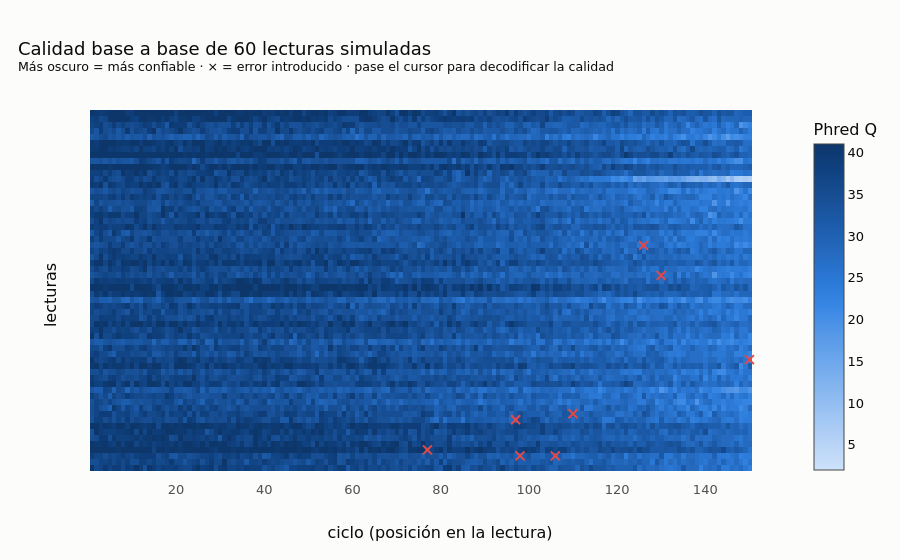

Write notebook code for a chart like this one.
### Markdown cell above
🔎 **Qué observamos.** Los puntos caen sobre la diagonal: una lectura con EE = 2 tiene, en promedio, 2 errores. En
datos reales esto sólo es cierto si el secuenciador está **bien calibrado**; herramientas como GATK *BQSR*
recalibran las calidades justamente porque a veces no lo están.

### 🔍 Explorador interactivo de calidades

Cada fila es una lectura y cada columna un ciclo. Pase el cursor: verá la base, el carácter ASCII guardado en el
archivo, la calidad Phred y la probabilidad de error. Las cruces marcan los **errores reales** que introdujimos:
fíjese en que se concentran en las zonas claras (baja calidad).

### Code cell
n_show = 60
Qs = Q[:n_show]
chars = np.vectorize(phred_to_char)(Qs)
custom = np.dstack([reads[:n_show], chars, np.round(10 ** (-Qs / 10), 5).astype(str)])
seq_scale = [[i / (len(ec.SEQ_BLUE) - 1), c] for i, c in enumerate(ec.SEQ_BLUE)]
fig = go.Figure(go.Heatmap(
    z=Qs, x=np.arange(1, READ_LEN + 1), y=[f"read_{i:04d}" for i in range(n_show)],
    colorscale=seq_scale, zmin=2, zmax=41, customdata=custom,
    colorbar=dict(title="Phred Q"),
    hovertemplate="%{y} · ciclo %{x}<br>base: <b>%{customdata[0]}</b> · carácter: <b>%{customdata[1]}</b>"
                  "<br>Q = %{z} → P(error) = %{customdata[2]}<extra></extra>"))
ei, ej = np.nonzero(is_err[:n_show])
fig.add_trace(go.Scatter(x=ej + 1, y=[f"read_{i:04d}" for i in ei], mode="markers", name="error real",
                         marker=dict(symbol="x-thin", size=9, line=dict(width=2, color=ec.RED)),
                         hovertemplate="error real en %{y}, ciclo %{x}<extra></extra>"))
fig.update_layout(
    title=dict(text="Calidad base a base de 60 lecturas simuladas"
                    "<br><sup>Más oscuro = más confiable · × = error introducido · pase el cursor para decodificar la calidad</sup>"),
    height=560, margin=dict(t=110, l=90), xaxis_title="ciclo (posición en la lectura)",
    yaxis=dict(autorange="reversed", showticklabels=False, showgrid=False, title="lecturas"),
    legend=dict(orientation="h", yanchor="bottom", y=1.01, x=1, xanchor="right"))
fig.show()

### Figure 1 — Plotly figure (JSON) as saved in the notebook; plotly's stock layout.template omitted (floating-point values rounded to 4 significant figures; data arrays with more than 128 entries replaced by an {"elided": "..."} marker saying what was removed)
{"data": [{"colorbar": {"title": {"text": "Phred Q"}}, "colorscale": [[0.0, "#cde2fb"], [0.08333, "#b7d3f6"], [0.1667, "#9ec5f4"], [0.25, "#86b6ef"], [0.3333, "#6da7ec"], [0.4167, "#5598e7"], [0.5, "#3987e5"], [0.5833, "#2a78d6"], [0.6667, "#256abf"], [0.75, "#1c5cab"], [0.8333, "#184f95"], [0.9167, "#104281"], [1.0, "#0d366b"]], "customdata": {"elided": "60x150x3 str values"}, "hovertemplate": "%{y} · ciclo %{x}<br>base: <b>%{customdata[0]}</b> · carácter: <b>%{customdata[1]}</b><br>Q = %{z} → P(error) = %{customdata[2]}<extra></extra>", "type": "heatmap", "x": {"elided": "150 int values"}, "y": ["read_0000", "read_0001", "read_0002", "read_0003", "read_0004", "read_0005", "read_0006", "read_0007", "read_0008", "read_0009", "read_0010", "read_0011", "read_0012", "read_0013", "read_0014", "read_0015", "read_0016", "read_0017", "read_0018", "read_0019", "read_0020", "read_0021", "read_0022", "read_0023", "read_0024", "read_0025", "read_0026", "read_0027", "read_0028", "read_0029", "read_0030", "read_0031", "read_0032", "read_0033", "read_0034", "read_0035", "read_0036", "read_0037", "read_0038", "read_0039", "read_0040", "read_0041", "read_0042", "read_0043", "read_0044", "read_0045", "read_0046", "read_0047", "read_0048", "read_0049", "read_0050", "read_0051", "read_0052", "read_0053", "read_0054", "read_0055", "read_0056", "read_0057", "read_0058", "read_0059"], "z": {"elided": "60x150 int values"}, "zmax": 41, "zmin": 2}, {"hovertemplate": "error real en %{y}, ciclo %{x}<extra></extra>", "marker": {"line": {"color": "#e34948", "width": 2}, "size": 9, "symbol": "x-thin"}, "mode": "markers", "name": "error real", "type": "scatter", "x": [126, 130, 150, 110, 97, 77, 98, 106], "y": ["read_0022", "read_0027", "read_0041", "read_0050", "read_0051", "read_0056", "read_0057", "read_0057"]}], "layout": {"height": 560, "legend": {"orientation": "h", "x": 1, "xanchor": "right", "y": 1.01, "yanchor": "bottom"}, "margin": {"l": 90, "t": 110}, "title": {"text": "Calidad base a base de 60 lecturas simuladas<br><sup>Más oscuro = más confiable · × = error introducido · pase el cursor para decodificar la calidad</sup>"}, "xaxis": {"title": {"text": "ciclo (posición en la lectura)"}}, "yaxis": {"autorange": "reversed", "showgrid": false, "showticklabels": false, "title": {"text": "lecturas"}}}}
